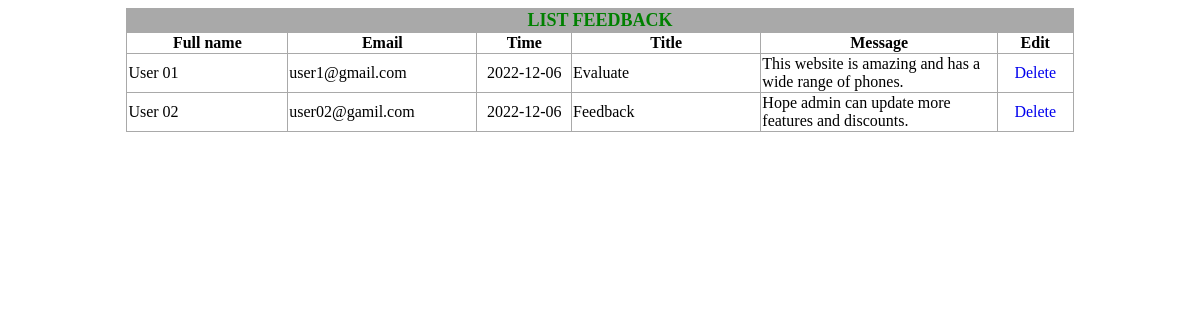
Screenshot of /admin/ListFeedback.php with the database file from the repository.
### tables this page shows
CREATE TABLE `contact` (
  `contact_id` int(11) NOT NULL,
  `contact_name` varchar(300) NOT NULL,
  `contact_email` varchar(300) NOT NULL,
  `contact_title` varchar(300) NOT NULL,
  `contact_message` varchar(1000) NOT NULL,
  `contact_time` date NOT NULL DEFAULT current_timestamp()
);

### admin/ListFeedback.php (the view, shortened to what this page needs)
<?php
    require_once ("DatabaseConnect.php");
    $sql = "SELECT * FROM contact";
    $result = $conn -> query($sql);
?>
<!DOCTYPE html>
<html lang="en">
<head>
    <link rel="stylesheet" href="CSS/Product_Manage_Style.css">
</head>
<body>
    <table border="1" id="ListProduct">
        <tr id="ListProductTitle">
            <td colspan="6">LIST FEEDBACK</td>
        </tr>
        <tr>
            <th width="17%">Full name</th>
            <th width="20%">Email</th>
            <th width="10%">Time</th>
            <th width="20%">Title</th>
            <th>Message</th>
            <th width="8%">Edit</th>
        </tr>
        <?php
            if(mysqli_num_rows($result) > 0)
                while($row = mysqli_fetch_assoc($result)){
        ?>
        <tr>
            <td><?php echo $row['contact_name']; ?></td>
            <td><?php echo $row['contact_email']; ?></td>
            <td class="tdEdit"><?php echo $row['contact_time']; ?></td>
            <td><?php echo $row['contact_title']; ?></td>
            <td><?php echo $row['contact_message']; ?></td>
            <td class="tdEdit">
                <a href="index.php?page=DeleteFeedback&id=<?php echo $row['contact_id']; ?>">Delete</a>
            </td>
        </tr>
        <?php
            }
        ?>
    </table>
</body>
</html>

### admin/CSS/Product_Manage_Style.css (style rules this page uses)
body { font-family: 'Tahoma'; font-weight: normal; }
table#ListProduct { margin: auto; width: 80%; border-collapse: collapse; border-color:darkgray; }
tr#ListProductTitle { font-size: large; color: green; text-align: center; font-weight: bold; background-color: darkgray; }
td.tdEdit { text-align: center; }
a { text-decoration: none; }

### rows the page displays
contact: contact_name "User 01", contact_email "user1@gmail.com", contact_time "2022-12-06", contact_title "Evaluate", contact_message "This website is amazing and has a wide range of phones."
contact: contact_name "User 02", contact_email "user02@gamil.com", contact_time "2022-12-06", contact_title "Feedback", contact_message "Hope admin can update more features and discounts."
